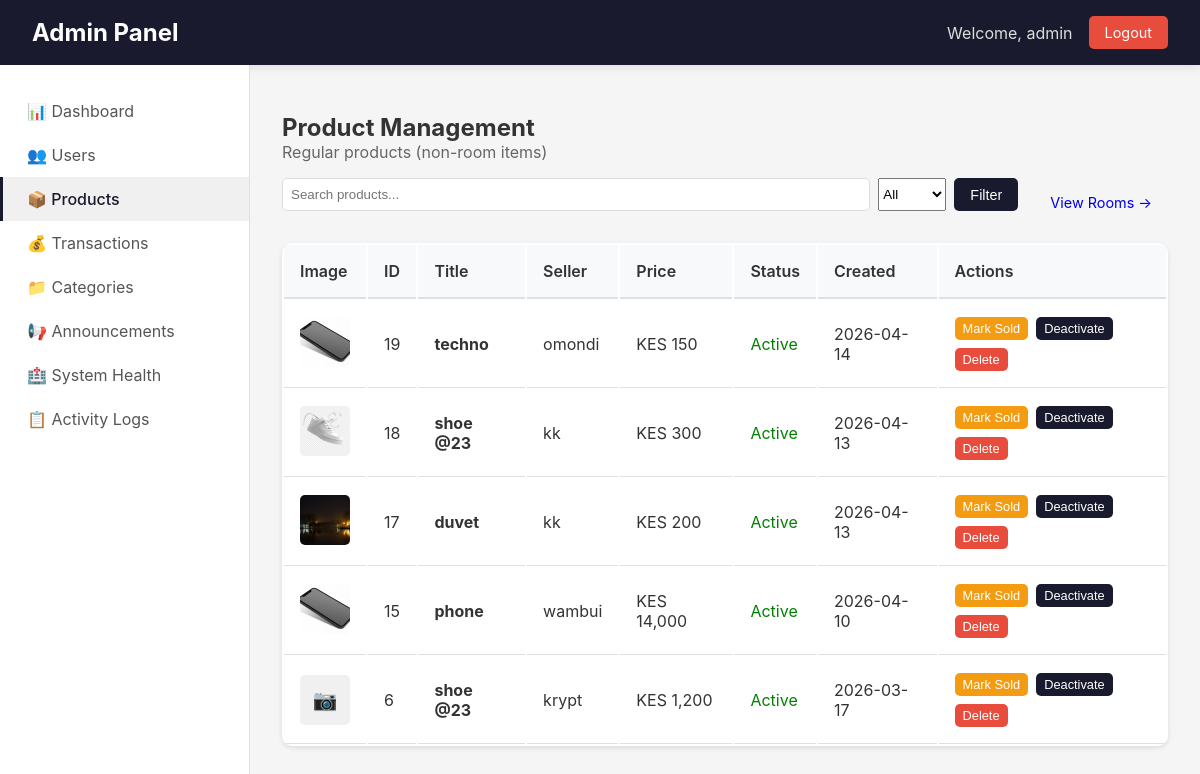
/admin/products (signed in), run on an earlier commit of the app's database.
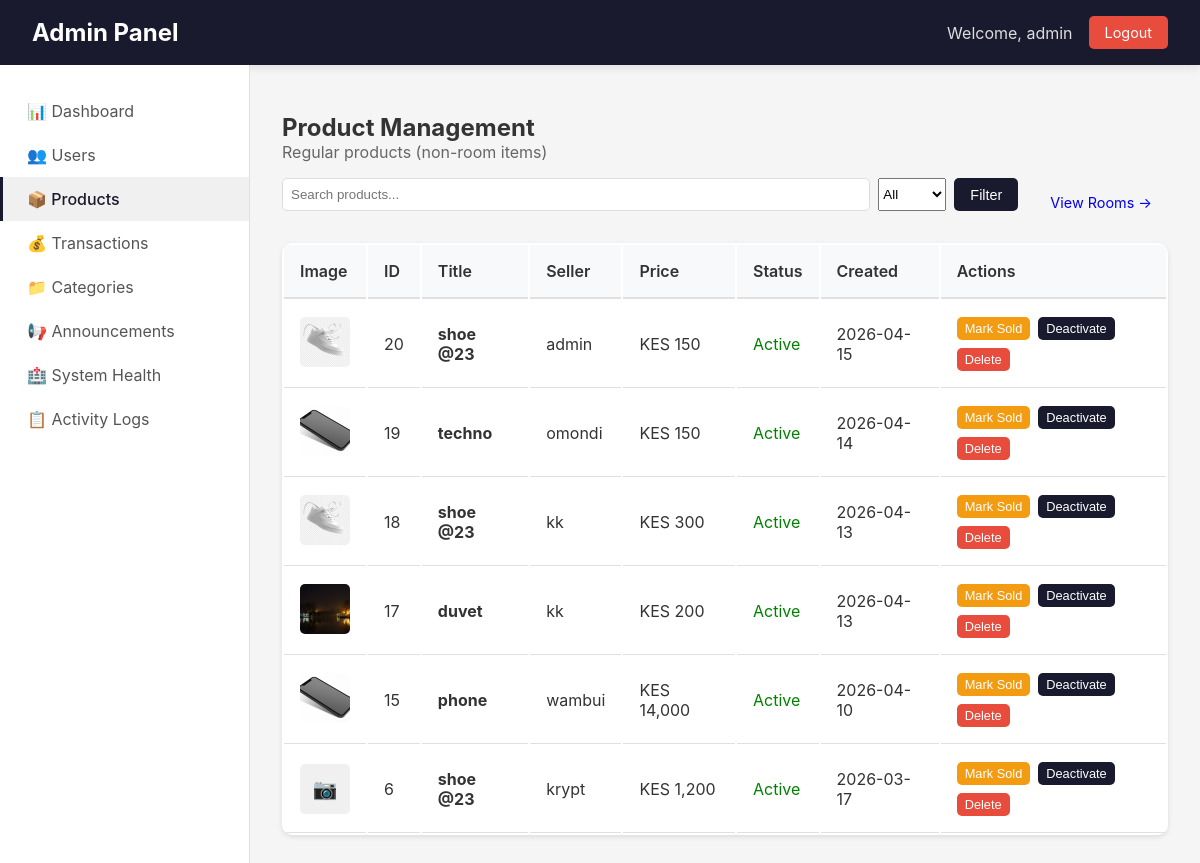
And on a later commit of the database.
### app/models.py (models this page shows, shortened)
class Product(db.Model):
    __tablename__ = 'products'
    id = db.Column(db.Integer, primary_key=True)
    title = db.Column(db.String(100), nullable=False)
    description = db.Column(db.Text)
    price = db.Column(db.Float, nullable=False)
    condition = db.Column(db.String(20))
    contact_info = db.Column(db.Text)
    is_fast_moving = db.Column(db.Boolean, default=False)
    is_active = db.Column(db.Boolean, default=True)
    is_sold = db.Column(db.Boolean, default=False)
    Token = db.Column(db.Float, nullable=False)
    category_id = db.Column(db.Integer, db.ForeignKey('categories.id'), nullable=False)
    seller_id = db.Column(db.Integer, db.ForeignKey('users.id'), nullable=False)
    image_group_id = db.Column(db.Integer, db.ForeignKey('product_image_groups.id'), nullable=True)
    created_at = db.Column(db.DateTime, default=datetime.utcnow)
    updated_at = db.Column(db.DateTime, default=datetime.utcnow, onupdate=datetime.utcnow)
    hostel_name = db.Column(db.String(100), nullable=False, default='')
    location = db.Column(db.String(100), nullable=False, default='')
    leave_date = db.Column(db.DateTime, nullable=False, default=datetime.utcnow)
    room_type = db.Column(db.String(20), default='single')
    deposit = db.Column(db.Float, default=0)
    commission_percentage = db.Column(db.Float, default=0)
    is_commission_listing = db.Column(db.Boolean, default=False)
    status = db.Column(db.String(20), default='available')
    agreement_user_id = db.Column(db.Integer, db.ForeignKey('users.id'), nullable=True)
    agreement_expires_at = db.Column(db.DateTime, nullable=True)
    booked_at = db.Column(db.DateTime, nullable=True)
    total_unlocks = db.Column(db.Integer, default=0)
    last_interest_update = db.Column(db.DateTime, default=datetime.utcnow)
    payments = db.relationship('Payment', back_populates='product', lazy=True, cascade="all, delete-orphan")
    chats = db.relationship('Chat', back_populates='product', lazy=True, cascade='all, delete-orphan')
    offers = db.relationship('Offer', back_populates='product', lazy=True, cascade='all, delete-orphan')
    unlocks = db.relationship(
    'ProductUnlock',
    back_populates='product',
    cascade='all, delete-orphan'
)
    notifications = db.relationship(
    'Notification',
    back_populates='product',
    cascade='all, delete-orphan'
)
    agreement_user = db.relationship('User', foreign_keys=[agreement_user_id])
    category = db.relationship('Category', back_populates='products')
    seller = db.relationship('User', foreign_keys=[seller_id], back_populates='products')
    image_group = db.relationship('ProductImageGroup', back_populates='product')

class ProductImage(db.Model):
    __tablename__ = 'product_images'
    id = db.Column(db.Integer, primary_key=True)
    filename = db.Column(db.String(255), nullable=False)
    filepath = db.Column(db.String(500), nullable=False)
    uploaded_at = db.Column(db.DateTime, default=datetime.utcnow)
    group_id = db.Column(db.Integer, db.ForeignKey('product_image_groups.id'))
    group = db.relationship('ProductImageGroup', back_populates='images')

class User(UserMixin, db.Model):
    __tablename__ = 'users'
    id = db.Column(db.Integer, primary_key=True)
    username = db.Column(db.String(80), unique=True, nullable=False)
    email = db.Column(db.String(120), unique=True, nullable=False)
    password_hash = db.Column(db.String(256))
    phone = db.Column(db.String(20))
    created_at = db.Column(db.DateTime, default=datetime.utcnow)
    google_id = db.Column(db.String(100), unique=True, nullable=True)
    profile_picture = db.Column(db.String(500), nullable=True)
    products = db.relationship('Product',
        foreign_keys='Product.seller_id',
        back_populates='seller',
        lazy=True
    )
    payments = db.relationship('Payment',
        back_populates='payment_user',
        lazy=True
    )
    phone_number = db.Column(db.String(20))
    campus_location = db.Column(db.String(100))
    hostel_name = db.Column(db.String(100))
    hostel_room = db.Column(db.String(20))
    whatsapp_number = db.Column(db.String(20))
    show_contact_details = db.Column(db.Boolean, default=True)
    contact_preference = db.Column(db.String(20), default='whatsapp')
    is_admin = db.Column(db.Boolean, default=False)
    conversations_as_buyer = db.relationship('Chat',
        foreign_keys='Chat.buyer_id',
        back_populates='buyer',
        lazy=True,
        cascade='all, delete-orphan'
    )
    conversations_as_seller = db.relationship('Chat',
        foreign_keys='Chat.seller_id',
        back_populates='seller',
        lazy=True,
        cascade='all, delete-orphan'
    )
    sent_messages = db.relationship('Message',
        foreign_keys='Message.sender_id',
        back_populates='sender',
        lazy=True,
        cascade='all, delete-orphan'
    )
    sent_offers = db.relationship('Offer',
        foreign_keys='Offer.buyer_id',
        back_populates='offer_buyer',
        lazy=True
    )
    received_offers = db.relationship('Offer',
        foreign_keys='Offer.seller_id',
        back_populates='offer_seller',
        lazy=True
    )

### app/admin/routes.py (the view)
@admin_bp.route('/products')
@login_required
@admin_required
def products():
    page = request.args.get('page', 1, type=int)
    search = request.args.get('search', '')
    status = request.args.get('status', 'all')
    query = Product.query.filter(
        (Product.hostel_name == '') | (Product.hostel_name.is_(None))
    )
    if search:
        query = query.filter(
            (Product.title.ilike(f'%{search}%')) |
            (Product.description.ilike(f'%{search}%'))
        )
    if status == 'active':
        query = query.filter(Product.is_active == True, Product.is_sold == False)
    elif status == 'sold':
        query = query.filter(Product.is_sold == True)
    elif status == 'inactive':
        query = query.filter(Product.is_active == False)
    products = query.order_by(Product.created_at.desc()).paginate(page=page, per_page=20, error_out=False)
    return render_template('admin/products.html', products=products, search=search, status=status)

### app/admin/routes.py (called while the page is built)
def admin_required(f):
    @wraps(f)
    def decorated_function(*args, **kwargs):
        if not current_user.is_authenticated:
            flash('Please login to access admin area.', 'warning')
            return redirect(url_for('auth.login'))
        if not current_user.is_admin:
            flash('Admin access required.', 'error')
            return redirect(url_for('main.index'))
        return f(*args, **kwargs)
    return decorated_function

### app/models.py (called while the page is built)
@login_manager.user_loader
def load_user(user_id):
    return User.query.get(int(user_id))

### app/templates/admin/products.html (shortened to what this page needs)
{% extends "admin/base.html" %}
{% block content %}
<h2>Product Management</h2>
<p style="color: #666; margin-bottom: 1rem;">Regular products (non-room items)</p>
<div style="margin-bottom: 1rem; display: flex; gap: 1rem; align-items: center;">
    <div class="search-bar" style="flex: 1;">
        <form method="GET" style="display: flex; gap: 0.5rem; width: 100%;">
            <input type="text" name="search" placeholder="Search products..." value="{{ search }}">
            <select name="status">
                <option value="all" {% if status == 'all' %}selected{% endif %}>All</option>
            </select>
            <button type="submit" class="btn btn-primary">Filter</button>
        </form>
    </div>
    <a href="{{ url_for('admin.rooms') }}" class="btn">View Rooms →</a>
</div>
<table class="data-table">
    <thead>
        <tr>
            <th>Image</th>
            <th>ID</th>
            <th>Title</th>
            <th>Seller</th>
            <th>Price</th>
            <th>Status</th>
            <th>Created</th>
            <th>Actions</th>
        </tr>
    </thead>
    <tbody>
        {% for product in products.items %}
        <tr>
            <td>
                {% if product.image_group and product.image_group.images %}
                    <img src="{{ url_for('static', filename='uploads/product_images/' + product.image_group.images[0].filename) }}"
                         class="product-image"
                         alt="{{ product.title }}"
                         onerror="this.onerror=null; this.parentElement.innerHTML='<div class=\'image-placeholder\'>📷</div>'">
                {% else %}
                    <div class="image-placeholder">📷</div>
                {% endif %}
            </td>
            <td>{{ product.id }}</td>
            <td><strong>{{ product.title[:40] }}</strong></td>
            <td>{{ product.seller.username if product.seller else 'N/A' }}</td>
            <td>KES {{ "{:,.0f}".format(product.price) }}</td>
            <td>
                {% if product.is_sold %}
                <span style="color: red;">Sold</span>
                {% elif not product.is_active %}
                <span style="color: orange;">Inactive</span>
                {% else %}
                <span style="color: green;">Active</span>
                {% endif %}
            </td>
            <td>{{ product.created_at.strftime('%Y-%m-%d') }}</td>
            <td>
                <div style="display: flex; gap: 0.5rem; flex-wrap: wrap;">
                    <form method="POST" action="{{ url_for('admin.toggle_product_sold', product_id=product.id) }}" style="display: inline;">
                        <button type="submit" class="btn btn-sm btn-warning">
                            {% if product.is_sold %}Mark Available{% else %}Mark Sold{% endif %}
                        </button>
                    </form>
                    <form method="POST" action="{{ url_for('admin.toggle_product_active', product_id=product.id) }}" style="display: inline;">
                        <button type="submit" class="btn btn-sm btn-primary">
                            {% if product.is_active %}Deactivate{% else %}Activate{% endif %}
                        </button>
                    </form>
                    <form method="POST" action="{{ url_for('admin.delete_product', product_id=product.id) }}" style="display: inline;"
                          onsubmit="return confirm('Delete this product? This cannot be undone.');">
                        <button type="submit" class="btn btn-sm btn-danger">Delete</button>
                    </form>
                </div>
            </td>
        </tr>
        {% endfor %}
    </tbody>
</table>
{% endblock %}

What changed in the data, as far as the page shows it:
added Product: filename (picture), id "20", title "shoe @23", seller "admin", price "150", is_sold "Active", created_at "2026-04-15", is_active "Deactivate"
